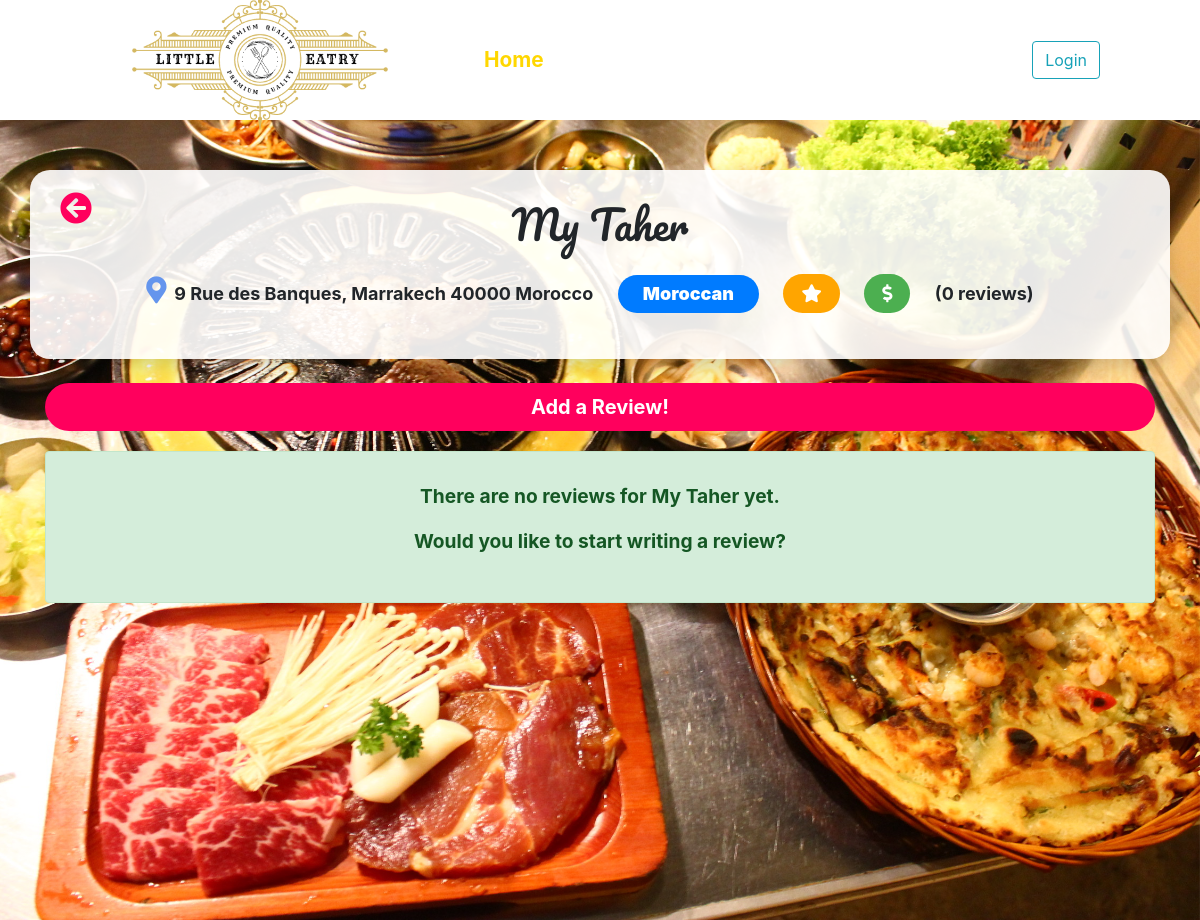
Screenshot of /inde/resto/5/ with the database file from the repository.
### reviewapp/models.py (models this page shows, shortened)
class Restaurant(models.Model):
    category=models.ForeignKey(Category,on_delete=models.CASCADE)
    restaurant_text= models.CharField(max_length=100)
    restaurant_address= models.CharField(max_length=100)
    def review_amount(self):
        return self.review_set.count()
    def rating(self):
        if self.review_amount() is 0:
            return 0
        ratings = [r.review_rate for r in self.review_set.all()]
        avg_rate = round(statistics.mean(ratings))
        avg_rate = 1 if avg_rate is 0 else avg_rate
        return avg_rate
    def pricing(self):
        if self.review_amount() is 0:
            return 0
        prices = [r.review_price for r in self.review_set.all()]
        avg_price = round(statistics.mean(prices))
        avg_price = 1 if avg_price is 0 else avg_price
        return avg_price

class Category(models.Model):
    category_text = models.CharField(max_length=50)

### reviewapp/views.py (the view)
# urls.py: path('resto/<int:restaurant_id>/', views.details, name='details'),
def details(request, restaurant_id):
    restaurant = Restaurant.objects.filter(pk=restaurant_id).first()
    user_liked_reviews = []
    if request.user.is_authenticated:
        user_liked_reviews = get_liked_reviews_by_user_and_restaurant(request.user, restaurant)
    context = {
        'restaurant': restaurant,
        'user': request.user,
        'user_liked_reviews': user_liked_reviews
    }
    return render(request, 'reviewapp/details.html', context)

### reviewapp/templates/reviewapp/details.html (shortened to what this page needs)
{% extends 'reviewapp/base.html' %}
{% block content %}
{% load static %}
<div id="outer"
style="width:100%; min-height: 100vh; background:url('/static/reviewapp/images/{{ restaurant.pk }}.jpg') no-repeat fixed center; background-size: cover;">
    <div class="content-container container">
        <div class="row">
            <div id="restaurant-summary" class="col card border-0 shadow mb-4">
                <div class="card-body">
                    <a href="{% url 'reviewapp:home'%}" class="back-button">
                        <i class="fas fa-arrow-circle-left"></i>
                    </a>
                    <h1>{{restaurant.restaurant_text}}</h1>
                    <label class="review-liner">
                        <span style="font-size: 1.5em;">
                            <i class="fas fa-map-marker-alt" style="color:cornflowerblue;" ></i>
                        </span>
                        <strong>{{ restaurant.restaurant_address }}</strong>
                    </label>
                    <label class="review-liner">
                        <p><span class="badge badge-pill badge-primary category"><strong>{{ restaurant.category.category_text }}</strong></span></p>
                    </label>
                    <label class="review-liner">
                        <div class="rate">
                            {% for i in restaurant.rating|rjust:restaurant.rating %}
                            <i class="fas fa-star"/></i>
                            {% endfor %}
                        </div>
                    </label>
                    <label class="review-liner">
                        <div class="price">
                            {% for i in restaurant.pricing|rjust:restaurant.pricing %}
                            <i class="fas fa-dollar-sign"></i>
                            {% endfor %}
                        </div>
                    </label>
                    <label class="review-liner">
                        <strong>({{ restaurant.review_set.count }} reviews)</strong>
                    </label>
                </div>
            </div>
        </div>
        <a href="{% url 'reviewapp:add' restaurant.id %}" id="add-review" class="btn btn-lg btn-block">
            <strong>Add a Review!</strong>
        </a>
        {% if restaurant.review_set.all %}
            {% for review in restaurant.review_set.all|dictsortreversed:"pk" %}
                <div class="row">
                    <div class="col card" style="margin: 10px">
                        <div class="card-body">
                            <div class="user-bar">
                                <span class="user-icon"><i class="fas fa-user-circle"></i></span>
                                <div class="user-icon-side review-meta-data">
                                    <span><strong>{{review.review_user}}</strong></span><br>
                                    <span class="date">Reviewed on {{ review.review_date }}</span>
                                </div>
                            </div>
                            <label class="review-liner-small review-icon">
                                {% for i in review.review_rate|rjust:review.review_rate %}
                                <i class="fas fa-star rate-small"/></i>
                                {% endfor %}
                            </label>
                            <label id="price" class="review-liner-small review-icon">
                                {% for i in review.review_price|rjust:review.review_price %}
                                <i class="fas fa-dollar-sign price-small"/></i>
                                {% endfor %}
                            </label>
                            <h3>{{ review.review_title }}</h3>
                            {{review.review_description}}
                            <div id="rl{{ review.id }}" class="row">
                                <div class="col-1">
                                    {% if review.id in user_liked_reviews %}
                                        <span class="badge badge-primary">Liked! </span>
                                    {% else %}
                                    <form action="#" method="post" onsubmit="addLike(this); return false;">
                                        {% csrf_token %}
                                        <input type="submit" value="Like" class="btn btn-outline-primary btn-sm" style="height:20px;line-height: 0px;"></input>
                                        <input type="hidden" name="review_id" value="{{ review.id }}" />
                                    </form>
                                    {% endif %}
                                </div>
                                <div class="col-1">
                                    <span class="badge badge-danger">
                                        <span class="likes-count" style="padding-right:10px;">{{review.like_set.count}}</span>
                                        <i class="fas fa-thumbs-up"></i>
                                    </span>
                                </div>
                            </div>
                            <hr>
                            <div>
                                <div class="row row-comment-reply">
                                    <span class="user-icon-small col"><i class="fas fa-user-circle"></i></span>
                                    <form action="#" method="post" class="col-11 comment_form" onsubmit="addComment(this); return false;">
                                        {% csrf_token %}
                                        <input type="text" class="form-control new-comment-reply" name="comment_description" placeholder="Write your comment for this review...">
                                        <input type="hidden" name="review_id" value="{{ review.id }}" />
                                    </form>
                                </div>
                                <div id="rc{{ review.id }}">
                                    {% for comment in review.comment_set.all|dictsortreversed:"pk" %}
                                        <div>
                                            <div class="row row-comment-reply">
                                                <span class="user-icon-small col"><i class="fas fa-user-circle"></i></span>
                                                <div class="col-11">
                                                    <div class="comment-reply-content">
                                                        <span class="comment-reply-username">{{comment.comment_user}}</span>
                                                        <span class="comment-reply-description">{{comment.comment_description}}</span>
                                                    </div>
                                                </div>
                                            </div>
                                            <div id="cc{{ comment.id }}" class="replies-with-comment-options">
                                                <div class="comment-options">
                                                    <a href="#" onclick="createAddReply({{ comment.id }}, this); return false;">Reply</a>
                                                </div>
                                            </div>
                                            <div id="c{{ comment.id }}" class="replies">
                                                {% for reply in comment.reply_set.all|dictsortreversed:"pk" %}
                                                    <div class="row row-comment-reply">
                                                        <span class="user-icon-small col"><i class="fas fa-user-circle"></i></span>
                                                        <div class="col-11">
                                                            <div class="comment-reply-content">
                                                                <span class="comment-reply-username">{{reply.reply_user}}</span>
                                                                <span class="comment-reply-description">{{reply.reply_description}}</span>
                                                            </div>
                                                        </div>
                                                    </div>
                                                {% endfor %}
                                            </div>
                                        </div>
                                    {% endfor %}
                                </div>
                            </div>
                        </div>
                    </div>
                </div>
            {% endfor %}
        {% else %}
            <div id="no-reviews-yet-message" class="alert alert-success" role="alert">
                <p>There are no reviews for {{ restaurant.restaurant_text }} yet.</p>
                <p>Would you like to start writing a review?</p>
            </div>
        {% endif %}
    </div>
</div>
{% load static %}
<link rel="stylesheet" type="text/css" href="{% static 'reviewapp/style/restaurantdetails.css' %}" />
{% load static %}
{% endblock %}

### reviewapp/static/reviewapp/style/style.css (style rules this page uses)
body { background-color: black; min-height: 100%; }
.content-container { padding: 50px 0px; }
.back-button { position: absolute; top: 15px; left: 30px; font-size:2em; color:rgb(255,0,93); }

### reviewapp/static/reviewapp/style/restaurantdetails.css (style rules this page uses)
.price { background-color: #4CAF50; color: white; border-radius: 50px; padding: 6px 18px; text-align: center; }
.rate { background-color: orange; color:white; border-radius: 50px; padding: 6px 18px; text-align: center; }
.review-liner { margin: 15px 20px 0px 0px; font-size: 18px; }
#restaurant-summary { padding: 10px; background: rgba(255,255,255, 0.9); text-align: center; }
h1 { font-family: Pacifico, sans-serif; }
.card { border-radius: 20px; }
#add-review { background: rgba(255,0,93, 1); color: #ffffff; border-radius: 50px; }
#no-reviews-yet-message { margin-top:20px; text-align: center; font-weight:bold; font-size: 1.2em; padding:30px; }
.category { font-size: 1em; padding: 10px 25px; }

### rows the page displays
Restaurant: restaurant_text "My Taher", restaurant_address "9 Rue des Banques, Marrakech 40000 Morocco", category.category_text "Moroccan", review_set.count "0"
